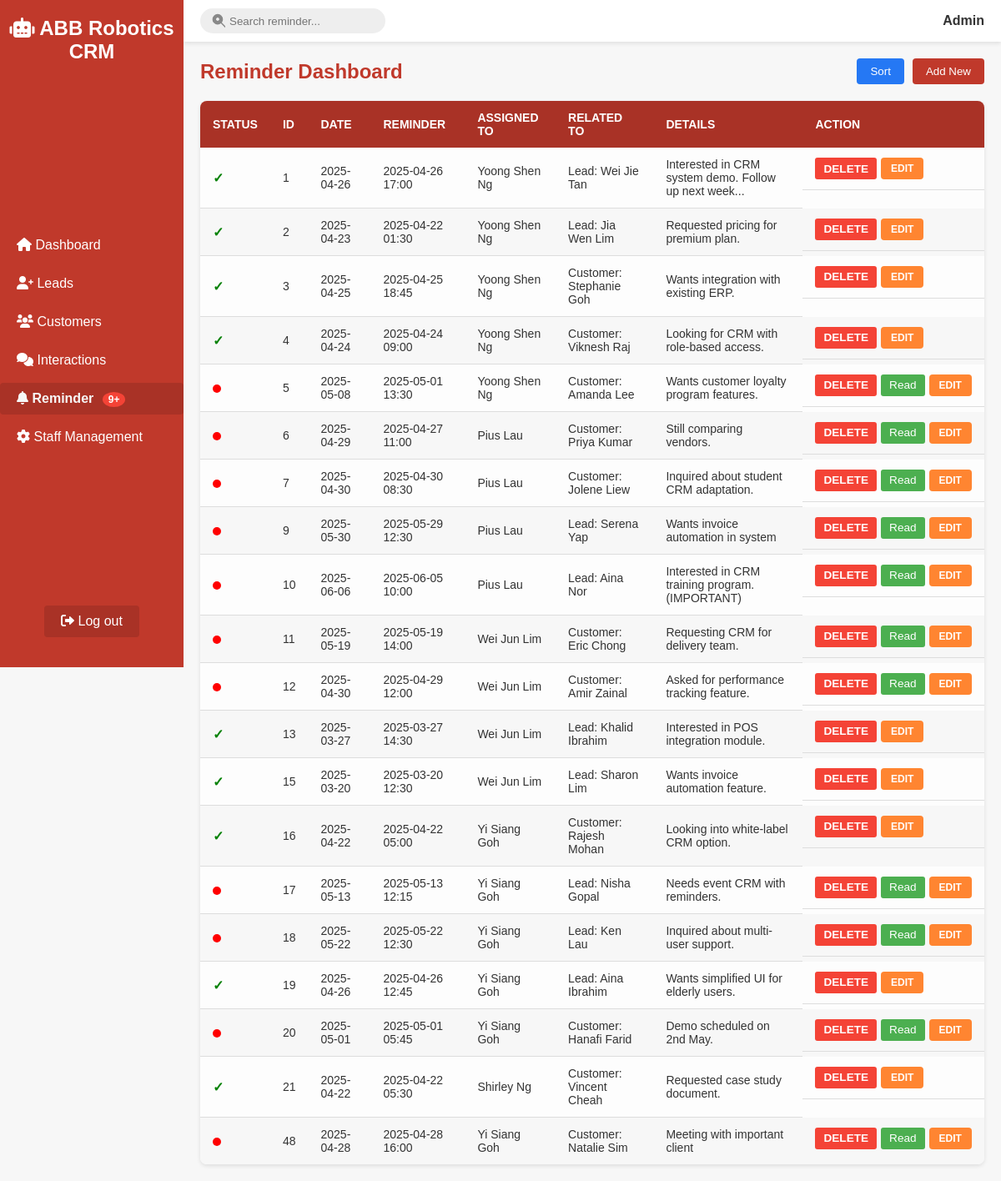
/COMP1044_SRC/COMP1044_SRC/ReminderPage.php (signed in), run on the app's committed database.
### tables this page shows
CREATE TABLE `reminder_record` (
  `Reminder_Record_ID` int(11) NOT NULL,
  `Event_Date` date NOT NULL,
  `Reminder_ID` int(11) DEFAULT NULL,
  `Lead_ID` int(11) DEFAULT NULL,
  `Customer_ID` int(11) DEFAULT NULL,
  `Description` text DEFAULT NULL,
  `Staff_ID` int(11) DEFAULT NULL,
  `reminder_date` datetime DEFAULT NULL,
  `Event_Time` time DEFAULT NULL
);

CREATE TABLE `staff` (
  `Staff_ID` int(11) NOT NULL,
  `Role_ID` int(11) NOT NULL,
  `Username` varchar(50) NOT NULL,
  `Password` varchar(50) NOT NULL,
  `Email` varchar(50) DEFAULT NULL,
  `First_Name` varchar(50) NOT NULL,
  `Last_Name` varchar(50) NOT NULL,
  `Address` varchar(50) DEFAULT NULL
);

CREATE TABLE `lead` (
  `Lead_ID` int(11) NOT NULL,
  `Last_Name` varchar(50) NOT NULL,
  `First_Name` varchar(50) NOT NULL,
  `Email` varchar(50) DEFAULT NULL,
  `Address` varchar(50) DEFAULT NULL,
  `Company` varchar(50) NOT NULL,
  `Notes` varchar(100) DEFAULT NULL,
  `Status` varchar(50) NOT NULL,
  `Phone_Number` varchar(20) DEFAULT NULL,
  `Staff_ID` int(11) DEFAULT NULL
);

CREATE TABLE `customer` (
  `Customer_ID` int(11) NOT NULL,
  `Last_Name` varchar(50) NOT NULL,
  `First_Name` varchar(50) NOT NULL,
  `Email` varchar(50) DEFAULT NULL,
  `Address` varchar(50) DEFAULT NULL,
  `Company` varchar(50) NOT NULL,
  `Phone_Number` varchar(20) DEFAULT NULL,
  `Staff_ID` int(11) DEFAULT NULL
);

### COMP1044_SRC/COMP1044_SRC/ReminderPage.php (the view, shortened to what this page needs)
<?php
$servername = "localhost";
$username   = "root";
$password   = "";
$dbname     = "comp1044_database";
$conn = new mysqli($servername, $username, $password, $dbname);
$roleTitle = $_SESSION["Role_Title"];
if ($roleTitle === "Admin") {
    $sql = "SELECT n.*, s.First_Name, s.Last_Name,
            c.Customer_ID, c.First_Name as Customer_First_Name, c.Last_Name as Customer_Last_Name,
            l.Lead_ID, l.First_Name as Lead_First_Name, l.Last_Name as Lead_Last_Name
            FROM reminder_record n
            LEFT JOIN staff s ON n.Staff_ID = s.Staff_ID
            LEFT JOIN customer c ON n.Customer_ID = c.Customer_ID
            LEFT JOIN lead l ON n.Lead_ID = l.Lead_ID
            ORDER BY n.Reminder_Record_ID ASC";
    $result = $conn->query($sql);
}
?>
<!DOCTYPE html>
<html lang="en">
<head>
  <link rel="stylesheet" href="home.css" />
  <link rel="stylesheet" href="https://cdnjs.cloudflare.com/ajax/libs/font-awesome/6.0.0-beta3/css/all.min.css" />
</head>
<body>
  <?php include 'sidebar.php';  ?>
  <div class="main-content">
    <header>
      <div class="search-wrapper">
        <form method="get" action="SearchReminder.php">
          <input type="search" name="q" placeholder="Search reminder..." />
        </form>
      </div>
      <div class="username"><b><?php echo htmlspecialchars($roleTitle); ?></b></div>
    </header>
    <main>
      <div class="dashboard-header">
        <h2>Reminder Dashboard</h2>
        <div class="button-group">
          <button onclick="window.location.href='SortReminderPage.php'" style="background-color: #2578f4;">Sort</button>
          <button onclick="window.location.href='manageReminder.php'">Add New</button>
        </div>
      </div>
      <table>
        <thead>
          <tr>
            <th>Status</th>
            <th>ID</th>
            <th>DATE</th>
            <th>REMINDER</th>
            <?php if ($roleTitle === "Admin"): ?>
            <th>ASSIGNED TO</th>
            <?php endif; ?>
            <th>RELATED TO</th>
            <th>DETAILS</th>
            <th>ACTION</th>
          </tr>
        </thead>
        <tbody>
          <?php
          if ($result && $result->num_rows > 0) {
              while ($reminder = $result->fetch_assoc()) {
                  $reminder_id = $reminder['Reminder_Record_ID'] ?? 'General';
                  $event_date = $reminder['Event_Date'] ?? 'General';
                  $event_time = $reminder['Event_Time'] ?? 'N/A';
                  $reminder_type = $reminder['Reminder_ID'] ?? 1;
                  $description = $reminder['Description'] ?? 'No details available';
                  $staff_id = $reminder['Staff_ID'] ?? 'Unknown';
                  $reminder_date_time = $reminder['reminder_date'] ?? null;
                  $formatted_reminder = 'N/A';
                  if ($reminder_date_time) {
                      try {
                          $reminder_dt = new DateTime($reminder_date_time);
                          $formatted_reminder = $reminder_dt->format('Y-m-d H:i');
                      } catch (Exception $e) {
                          $formatted_reminder = 'Invalid Date';
                      }
                  }
                  $staff_name = 'Unknown';
                  if ($roleTitle === "Admin") {
                      $first_name = $reminder['First_Name'] ?? '';
                      $last_name  = $reminder['Last_Name'] ?? '';
                      if (!empty($first_name) || !empty($last_name)) {
                          $staff_name = trim($first_name . ' ' . $last_name);
                      } else {
                          $staff_name = 'Staff #' . $staff_id;
                      }
                  }
                  $related_to = 'N/A';
                  if (!empty($reminder['Customer_ID'])) {
                      $customer_name = trim(($reminder['Customer_First_Name'] ?? '') . ' ' . ($reminder['Customer_Last_Name'] ?? ''));
                      $related_to = 'Customer: ' . htmlspecialchars($customer_name);
                  } elseif (!empty($reminder['Lead_ID'])) {
                      $lead_name = trim(($reminder['Lead_First_Name'] ?? '') . ' ' . ($reminder['Lead_Last_Name'] ?? ''));
                      $related_to = 'Lead: ' . htmlspecialchars($lead_name);
                  }
                  $status_indicator = ($reminder_type == 1)
                      ? '<span class="status-indicator status-read">✓</span>'
                      : '<span class="status-indicator status-new"></span>';
                  $escapedDescription = htmlspecialchars($description, ENT_QUOTES);
                  echo "<tr id='reminder-" . htmlspecialchars($reminder_id) . "' class='reminder-row' onclick=\"showReminderDetails('{$reminder_id}', '{$event_date}', '{$event_time}', '{$staff_name}', `{$escapedDescription}`, {$reminder_type}, '{$formatted_reminder}')\">";
                  echo "<td>{$status_indicator}</td>";
                  echo "<td>" . htmlspecialchars($reminder_id) . "</td>";
                  echo "<td>" . htmlspecialchars($event_date) . "</td>";
                  echo "<td>" . htmlspecialchars($formatted_reminder) . "</td>";
                  if ($roleTitle === "Admin") {
                      echo "<td>" . htmlspecialchars($staff_name) . "</td>";
                  }
                  echo "<td>" . $related_to . "</td>";
                  $shortDesc = $description;
                  if (strlen($description) > 50) {
                      $shortDesc = substr($description, 0, 50) . '...';
                  }
                  echo "<td class='expandable-cell'>" . htmlspecialchars($shortDesc) . "</td>";
                  echo "<td class='action-buttons'>";
                  echo "<button class='btn-delete'
                            onclick=\"if(confirm('Are you sure you want to delete this record?')) {
                              window.location.href='manageEntity.php?type=reminder&action=delete&id={$reminder_id}';
                            }; event.stopPropagation();\"
                          >Delete</button>";
                  if ($reminder_type != 1) {
                      echo "<button class='btn-mark-read'
                                onclick=\"window.location.href='manageEntity.php?type=reminder&action=markread&id={$reminder_id}'; event.stopPropagation();\"
                              >Read</button>";
                  }
                  echo "<button class='btn-edit'
                            onclick=\"window.location.href='manageReminder.php?action=edit&id={$reminder_id}'; event.stopPropagation();\"
                          >Edit</button>";
                  echo "</td>";
                  echo "</tr>";
              }
          } else {
              $colspan = ($roleTitle === "Admin") ? 8 : 7;
              echo "<tr><td colspan='" . $colspan . "'>No reminders found.</td></tr>";
          }
          ?>
        </tbody>
      </table>
    </main>
  </div>
</body>
</html>

### COMP1044_SRC/COMP1044_SRC/home.css (style rules this page uses)
* { margin: 0; padding: 0; box-sizing: border-box; }
body { font-family: Arial, sans-serif; background-color: #f7f7f7; color: #333; }
.main-content { margin-left: 220px; min-height: 100vh; display: flex; flex-direction: column; }
header { display: flex; justify-content: space-between; align-items: center; background-color: #fff; padding: 10px 20px; box-shadow: 0 2px 5px rgba(0, 0, 0, 0.1); }
.search-wrapper { display: flex; align-items: center; background-color: #eee; padding: 5px 10px; border-radius: 20px; }
.search-wrapper input { border: none; background: transparent; outline: none; margin-left: 5px; }
main { flex-grow: 1; padding: 20px; }
.dashboard-header { display: flex; justify-content: space-between; align-items: center; margin-bottom: 20px; }
.dashboard-header h2 { font-size: 1.5rem; margin: 0; color: #c0392b; }
.dashboard-header button { padding: 8px 16px; background-color: #c0392b; color: #fff; border: none; border-radius: 4px; cursor: pointer; transition: background 0.3s; }
table { width: 100%; border-collapse: collapse; background-color: #fff; box-shadow: 0 2px 5px rgba(0, 0, 0, 0.1); border-radius: 8px; overflow: hidden; }
thead { background-color: #a93226; }
thead tr th { padding: 12px 15px; text-align: left; color: #fff; font-weight: bold; font-size: 14px; text-transform: uppercase; }
tbody tr { background-color: #fdfdfd; transition: background-color 0.3s ease; }
tbody tr:nth-child(even) { background-color: #f7f7f7; }
tbody tr td { padding: 12px 15px; border-bottom: 1px solid #ddd; color: #333; font-size: 14px; }
tbody tr:last-child td { border-bottom: none; }
.btn-edit, .btn-delete { padding: 6px 12px; border: none; border-radius: 4px; cursor: pointer; font-size: 12px; font-weight: bold; text-transform: uppercase; transition: background-color 0.3s ease, transform 0.2s ease; }
.btn-edit { background-color: #ff8531; color: #fff; }
.btn-delete { background-color: #c0392b; color: #fff; }
button { background-color: #c0392b; color: white; border: none; padding: 10px 15px; border-radius: 5px; cursor: pointer; transition: background-color 0.3s ease, transform 0.2s ease; }
html { scroll-behavior: smooth; }
.dashboard-header { animation: fadeIn 1s ease-in; }
.status-indicator { display: inline-block; margin-right: 8px; vertical-align: middle; }
.status-new { width: 10px; height: 10px; background-color: red; border-radius: 50%; }
.status-read { color: green; font-size: 16px; font-weight: bold; }
.action-buttons { display: flex; gap: 5px; }
.btn-delete, .btn-mark-read, .btn-mark-unread { padding: 5px 10px; border: none; border-radius: 3px; cursor: pointer; font-size: 0.85rem; white-space: nowrap; }
.btn-delete { background-color: #f44336; color: white; }
.btn-mark-read { background-color: #4CAF50; color: white; }
.expandable-cell { position: relative; }
.reminder-row { cursor: pointer; transition: background-color 0.2s ease; }
.button-group { display: flex; gap: 10px; }

### data on the page
reminder_record: Reminder_Record_ID "1", Event_Date "2025-04-26", reminder_date "2025-04-26 17:00", Staff_ID.Last_Name "Yoong Shen Ng", Lead_ID.Last_Name "Lead: Wei Jie Tan", Description "Interested in CRM system demo. Follow up next week..."
reminder_record: Reminder_Record_ID "2", Event_Date "2025-04-23", reminder_date "2025-04-22 01:30", Staff_ID.Last_Name "Yoong Shen Ng", Lead_ID.Last_Name "Lead: Jia Wen Lim", Description "Requested pricing for premium plan."
reminder_record: Reminder_Record_ID "3", Event_Date "2025-04-25", reminder_date "2025-04-25 18:45", Staff_ID.Last_Name "Yoong Shen Ng", Customer_ID.Last_Name "Customer: Stephanie Goh", Description "Wants integration with existing ERP."
reminder_record: Reminder_Record_ID "4", Event_Date "2025-04-24", reminder_date "2025-04-24 09:00", Staff_ID.Last_Name "Yoong Shen Ng", Customer_ID.Last_Name "Customer: Viknesh Raj", Description "Looking for CRM with role-based access."
reminder_record: Reminder_Record_ID "5", Event_Date "2025-05-08", reminder_date "2025-05-01 13:30", Staff_ID.Last_Name "Yoong Shen Ng", Customer_ID.Last_Name "Customer: Amanda Lee", Description "Wants customer loyalty program features."
reminder_record: Reminder_Record_ID "6", Event_Date "2025-04-29", reminder_date "2025-04-27 11:00", Staff_ID.Last_Name "Pius Lau", Customer_ID.Last_Name "Customer: Priya Kumar", Description "Still comparing vendors."
reminder_record: Reminder_Record_ID "7", Event_Date "2025-04-30", reminder_date "2025-04-30 08:30", Staff_ID.Last_Name "Pius Lau", Customer_ID.Last_Name "Customer: Jolene Liew", Description "Inquired about student CRM adaptation."
reminder_record: Reminder_Record_ID "9", Event_Date "2025-05-30", reminder_date "2025-05-29 12:30", Staff_ID.Last_Name "Pius Lau", Lead_ID.Last_Name "Lead: Serena Yap", Description "Wants invoice automation in system"
reminder_record: Reminder_Record_ID "10", Event_Date "2025-06-06", reminder_date "2025-06-05 10:00", Staff_ID.Last_Name "Pius Lau", Lead_ID.Last_Name "Lead: Aina Nor", Description "Interested in CRM training program. (IMPORTANT)"
reminder_record: Reminder_Record_ID "11", Event_Date "2025-05-19", reminder_date "2025-05-19 14:00", Staff_ID.Last_Name "Wei Jun Lim", Customer_ID.Last_Name "Customer: Eric Chong", Description "Requesting CRM for delivery team."
reminder_record: Reminder_Record_ID "12", Event_Date "2025-04-30", reminder_date "2025-04-29 12:00", Staff_ID.Last_Name "Wei Jun Lim", Customer_ID.Last_Name "Customer: Amir Zainal", Description "Asked for performance tracking feature."
reminder_record: Reminder_Record_ID "13", Event_Date "2025-03-27", reminder_date "2025-03-27 14:30", Staff_ID.Last_Name "Wei Jun Lim", Lead_ID.Last_Name "Lead: Khalid Ibrahim", Description "Interested in POS integration module."
reminder_record: Reminder_Record_ID "15", Event_Date "2025-03-20", reminder_date "2025-03-20 12:30", Staff_ID.Last_Name "Wei Jun Lim", Lead_ID.Last_Name "Lead: Sharon Lim", Description "Wants invoice automation feature."
reminder_record: Reminder_Record_ID "16", Event_Date "2025-04-22", reminder_date "2025-04-22 05:00", Staff_ID.Last_Name "Yi Siang Goh", Customer_ID.Last_Name "Customer: Rajesh Mohan", Description "Looking into white-label CRM option."
reminder_record: Reminder_Record_ID "17", Event_Date "2025-05-13", reminder_date "2025-05-13 12:15", Staff_ID.Last_Name "Yi Siang Goh", Lead_ID.Last_Name "Lead: Nisha Gopal", Description "Needs event CRM with reminders."
reminder_record: Reminder_Record_ID "18", Event_Date "2025-05-22", reminder_date "2025-05-22 12:30", Staff_ID.Last_Name "Yi Siang Goh", Lead_ID.Last_Name "Lead: Ken Lau", Description "Inquired about multi-user support."
reminder_record: Reminder_Record_ID "19", Event_Date "2025-04-26", reminder_date "2025-04-26 12:45", Staff_ID.Last_Name "Yi Siang Goh", Lead_ID.Last_Name "Lead: Aina Ibrahim", Description "Wants simplified UI for elderly users."
reminder_record: Reminder_Record_ID "20", Event_Date "2025-05-01", reminder_date "2025-05-01 05:45", Staff_ID.Last_Name "Yi Siang Goh", Customer_ID.Last_Name "Customer: Hanafi Farid", Description "Demo scheduled on 2nd May."
reminder_record: Reminder_Record_ID "21", Event_Date "2025-04-22", reminder_date "2025-04-22 05:30", Staff_ID.Last_Name "Shirley Ng", Customer_ID.Last_Name "Customer: Vincent Cheah", Description "Requested case study document."
reminder_record: Reminder_Record_ID "48", Event_Date "2025-04-28", reminder_date "2025-04-28 16:00", Staff_ID.Last_Name "Yi Siang Goh", Customer_ID.Last_Name "Customer: Natalie Sim", Description "Meeting with important client"

### other printed values
$unreadBadge "9+"
$roleTitle "Admin"
